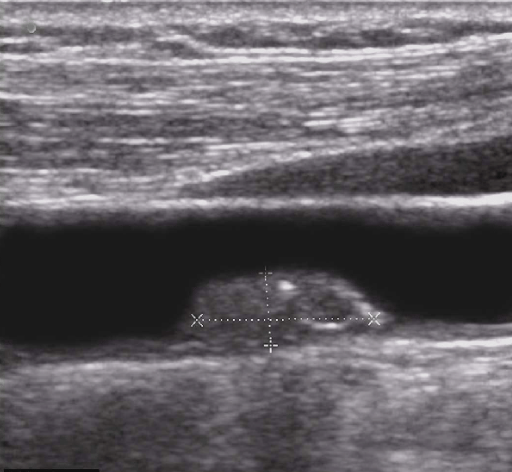
#> input picture dataset/arteria2.png, 512 x 472 px; its folder holds only this picture in this run
$ jupyter execute --allow-errors multiple_main.ipynb   (older library calls are emulated)
#> lines starting #> are read from the running program, lines starting #| are printed output that depends on the picture; after the words box and inside, x2 and y2 are one past the last pixel; in counts of white or black regions, pixels touching at a corner belong together
# PROJETO FINAL
INTRODUÇÂO AO PROCESSAMENTO DE IMAGENS

Prof. Bruno Luiggi Macchiavello Espinoza

- Lucas Corrêa Boaventura - 211038262

- Gustavo -

## Bibliotecas

[cell 1]
import numpy as np
from PIL import Image
from IPython.display import display
import cv2
import matplotlib.pyplot as plt
from glob import glob
from skimage import img_as_float
from skimage.segmentation import morphological_geodesic_active_contour, inverse_gaussian_gradient
from skimage.draw import circle_perimeter
from skimage.segmentation import chan_vese

[cell 2]
def READ(image):
    image = cv2.imread(image)
    resized_image = cv2.resize(image, (240,240), interpolation=cv2.INTER_LINEAR)
    gray = cv2.cvtColor(resized_image, cv2.COLOR_RGB2GRAY)
    return gray

def blurred(image, a):
    blurred_image = cv2.GaussianBlur(image, (a, a), 0)
    return blurred_image

[cell 3]
# [8 lines of commented-out code are left out]

[cell 4]
class my_DataSet():
    def __init__(self, path) -> None:
#> called with path = './dataset/*'
        self.__dataset = np.array([np.array(Image.open(p).resize((240, 240))) for p in glob(path)])
        self.__orig_sizes = np.array([np.array(Image.open(p).size) for p in glob(path)])
        self.__names = np.array([p.split("/")[-1] for p in glob(path)])

    def get(self, *i) -> np.array:
        return self.__dataset[i]

    def get_names(self, *i) -> np.array:
        return self.__names[i].split("\\")[-1].split(".")[0]

    def get_gray(self,*i) -> np.array:
        return np.array([cv2.cvtColor(arr, cv2.COLOR_RGB2GRAY) for arr in self.__dataset])[i]

    def show(self) -> None:
        for arr in self.__dataset:
            display(Image.fromarray(arr))

    def show_orig(self) -> None:
        for i,arr in enumerate(self.__dataset):
            display(Image.fromarray(arr).resize(self.__orig_sizes[i]))

[cell 5]
dataset = my_DataSet("./dataset/*")
dataset.show()

## Thresholding

### Global

[cell 6]
for gray_img in dataset.get_gray():
    _, img_bin = cv2.threshold(gray_img, 0, 255, cv2.THRESH_BINARY + cv2.THRESH_OTSU)
    # _, img_bin_dps_filtro = cv2.threshold(img_low_filter, 0, 255, cv2.THRESH_BINARY+ cv2.THRESH_OTSU)

    print("Método OTSU")
    display(Image.fromarray(img_bin))
#> this loop made 1 pass
#> pass 1, `display(Image.fromarray(img_bin))`:
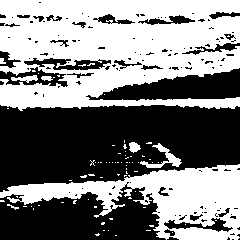
#> shown: PIL image 240x240 L; 49.7% white; 78 white regions (70 under 20 px), largest, box (x1, y1, x2, y2) and area: (0, 0, 240, 111) 19791, (0, 164, 240, 240) 7937, (140, 143, 182, 168) 306
    # print("Método OTSU após um filtro Gaussiano")
    # Image.fromarray(img_bin_dps_filtro)

### Local

[cell 7]
for i,gray_img in enumerate(dataset.get_gray()):
    blurred = cv2.GaussianBlur(gray_img, (15, 15), 0)

    thresh_mean = cv2.adaptiveThreshold(
        blurred,
        255,
        cv2.ADAPTIVE_THRESH_MEAN_C,
        cv2.THRESH_BINARY ,
        19,  # Tamanho do bloco (área local)
        0    # Constante subtraída da média
    )

    # Aplicar Threshold Adaptativo - Método Gaussiano
    thresh_gaussian = cv2.adaptiveThreshold(
        blurred,
        255,
        cv2.ADAPTIVE_THRESH_GAUSSIAN_C,
        cv2.THRESH_BINARY,
        19,  # Tamanho do bloco (área local)
        0    # Constante subtraída da média ponderada
    )
    print(dataset.get_names(i))

    display(Image.fromarray(thresh_mean))
    display(Image.fromarray(thresh_gaussian))

## Baseados em contornos

[cell 8]
## Função para aplicar o filtro de Sobel
def Sobel(image):
    # Convertendo para escala de cinza
    blurr = blurred(image, 15)
    # Aplicando o filtro Sobel nas direções x e y
    sobel_x = cv2.Sobel(blurr, cv2.CV_64F, 1, 0, ksize=3)
    sobel_y = cv2.Sobel(blurr, cv2.CV_64F, 0, 1, ksize=3)

    # Calculando a magnitude total do gradiente
    sobel_combined = np.sqrt(sobel_x**2 + sobel_y**2)

    # Normalizando para exibir corretamente
    sobel_combined = cv2.convertScaleAbs(sobel_combined)

    return sobel_combined

def Canny(image):
    edges = cv2.Canny(image, 100, 200)

    return edges

[cell 9]
# image = dataset.get_gray(-1)

image = READ('./dataset/tatiana.png')
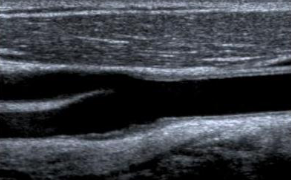
#> input picture tatiana.png, 291 x 180 px, found by its file name
#> in READ, image is the input picture: shape (180, 291, 3); mean B, G, R 67.2, 60.5, 57.2
#> in READ, `resized_image = cv2.resize(image, (240,240), interpolation=cv2.INTER_L..`:
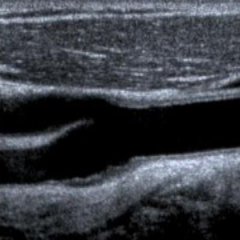
#> resized_image: shape (240, 240, 3); mean B, G, R 67.1, 60.4, 57.1

# Aplicar o filtro de Sobel
#> (the rest of this cell did not finish here and is left out)

[cell 10]
# Função para aplicar a detecção de bordas com Laplaciano
def LaplacianEdge(image):
    filtered_image = cv2.Laplacian(image, ksize=1, ddepth=cv2.CV_16S)
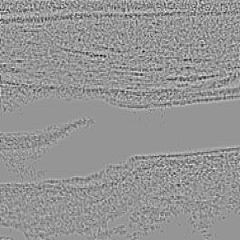
#> filtered_image: shape (240, 240) int16; min -107, max 76, mean 0; drawn with min black and max white
    filtered_image = cv2.convertScaleAbs(filtered_image)
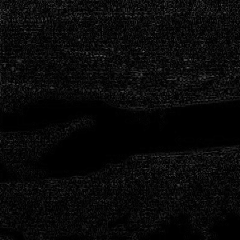
#> filtered_image: shape (240, 240); min 0, max 107, mean 9.1


    return filtered_image

def post_processing(image):
    kernel = cv2.getStructuringElement(cv2.MORPH_ELLIPSE, (7, 7))

    _, binary = cv2.threshold(image, 0, 255, cv2.THRESH_BINARY+cv2.THRESH_OTSU)
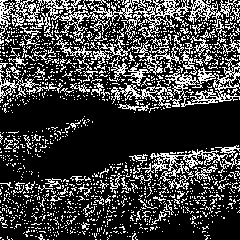
#> binary: shape (240, 240); 25.2% white in thin lines or dots
    closing_image = cv2.morphologyEx(binary, cv2.MORPH_CLOSE, kernel)
#> closing_image: shape (240, 240); 70.7% white; 20 black regions, largest, box (x1, y1, x2, y2) and area: (0, 90, 240, 184) 12615, (137, 212, 205, 240) 1115, (202, 208, 240, 240) 881
    opening_image = cv2.morphologyEx(closing_image, cv2.MORPH_OPEN, kernel)
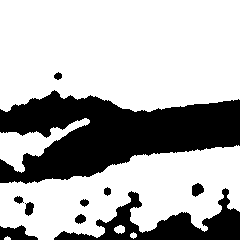
#> opening_image: shape (240, 240); 69.8% white; 10 black regions, largest, box (x1, y1, x2, y2) and area: (0, 90, 240, 184) 13107, (54, 188, 240, 240) 3475, (0, 225, 38, 240) 355
    return opening_image

[cell 11]
# Carregar a imagem
image = READ('tatiana.png')

laplacian_image = LaplacianEdge(image)
post_laplacian = post_processing(laplacian_image)

display(Image.fromarray(laplacian_image))

plt.imshow(laplacian_image, cmap='gray')
#> (this line was passed over: IPython is not available in this run)
plt.title('Detecção de Contorno (Laplaciano)')
#> (this line was passed over: IPython is not available in this run)
plt.show()

display(Image.fromarray(post_laplacian))
plt.imshow(post_laplacian, cmap='gray')
#> (this line was passed over: IPython is not available in this run)
plt.title('Detecção de Contorno (Laplaciano), pós processado')
#> (this line was passed over: IPython is not available in this run)
plt.show()

## Watershed

[cell 12]
def kernel(shape=3) : return np.ones(shape, np.uint8)

manual_markers = [1,1,2,1,1,1,1,2]
for i, (array_orig,gray_img) in enumerate(zip(dataset.get(),dataset.get_gray())):
    # borrar e pegar threshold com OTSU
    blurred = cv2.GaussianBlur(gray_img, (15, 15), 0)
    (Image.fromarray(blurred))
    ret, thresh = cv2.threshold(blurred, 0, 255, cv2.THRESH_BINARY_INV + cv2.THRESH_OTSU)

    # pegar as regioes de certeza
    sure_bg = cv2.dilate(thresh, kernel(), iterations=1)
    (Image.fromarray(sure_bg))

    opening = cv2.morphologyEx(thresh, cv2.MORPH_OPEN, kernel(), iterations=2)
    dist_transform = cv2.distanceTransform(opening, cv2.DIST_L2, 0)
    _, sure_fg = cv2.threshold(dist_transform, 0.7 * dist_transform.max(), 255, 0)
    sure_fg = np.uint8(sure_fg)
    (Image.fromarray(sure_fg))


    unknown = cv2.subtract(sure_bg, sure_fg)
    (Image.fromarray(unknown))

    _, markers = cv2.connectedComponents(sure_fg)

    markers = markers + 1
    markers[unknown == 255] = 0
    markers = cv2.watershed(array_orig, markers)


    water_fill = np.zeros(array_orig.shape, dtype=np.uint8)
    water_fill[markers == manual_markers[i]] = [0,255,0] #selecionado manualmente a label que preencheu a area requerida

    erosion = cv2.erode(water_fill, kernel())
    contour = water_fill-erosion
    (Image.fromarray(contour))


    highlighted = cv2.addWeighted(array_orig, 1, contour,1, 0)
    display(Image.fromarray(highlighted))
#> this loop made 1 pass
#> pass 1, `display(Image.fromarray(highlighted))`:
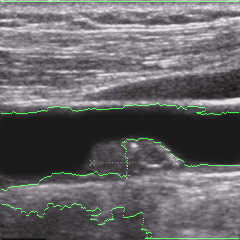
#> shown: PIL image 240x240 RGB; mean R, G, B 102.3, 101.3, 103.3

## Snakes

[cell 13]
def snakes(image, init_level, ball, thresh):

    float_image = img_as_float(image)
    gradient = inverse_gaussian_gradient(float_image)
    init_level_set = np.zeros(image.shape, dtype=np.int8)
    rr, cc = circle_perimeter  (init_level[0], init_level[1], init_level[2])  # círculo inicial
    init_level_set[rr, cc] = 1

    snake = morphological_geodesic_active_contour(gradient, num_iter=160,
                                              init_level_set=init_level_set,
                                              smoothing=1, balloon=ball,
                                              threshold=thresh)
    return snake

[cell 14]
image = READ('arteria_simples.jpg')
#> call 3 of READ, with image = 'arteria_simples.jpg'
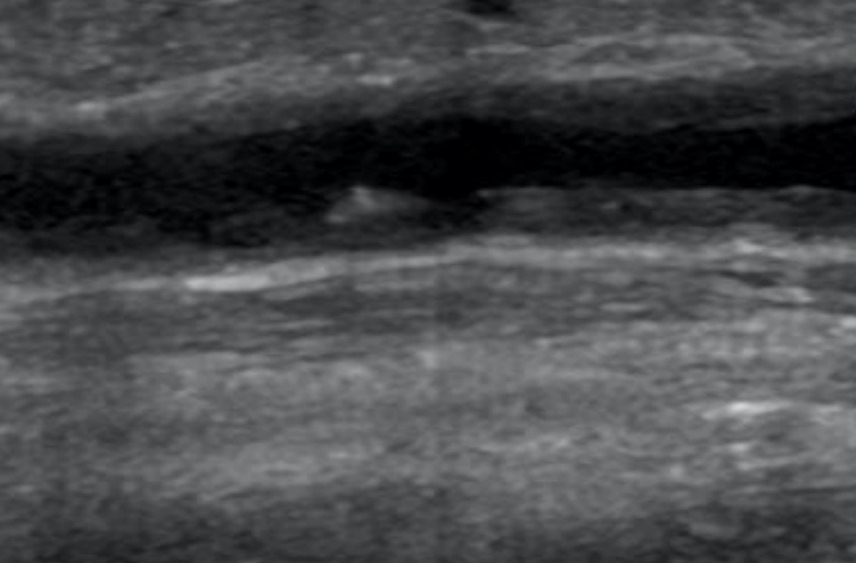
#> input picture arteria_simples.jpg, 856 x 563 px
#> in READ, image is the input picture: shape (563, 856, 3); mean B, G, R 75.6, 73.6, 72.7
#> in READ (call 3), `resized_image = cv2.resize(image, (240,240), interpolation=cv2.INTER_L..`:
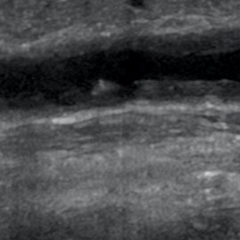
#> resized_image: shape (240, 240, 3); mean B, G, R 75.5, 73.5, 72.6
#> (the rest of this cell did not finish here and is left out)

[cell 15]
def segment(image, contour):
    segmentation = chan_vese(image, mu=0.25, lambda1=1, lambda2=1, max_num_iter=100, tol=1e-3)
    segmentation_binary = (segmentation * 255).astype(np.uint8)
    contours, hierarchy = cv2.findContours(segmentation_binary, cv2.RETR_TREE, cv2.CHAIN_APPROX_SIMPLE)
    image = cv2.cvtColor(image, cv2.COLOR_GRAY2BGR)
    cv2.drawContours(image, contours, contour, (0,255,0), 1)

    return image

[cell 16]
image = READ('tatiana.png')
